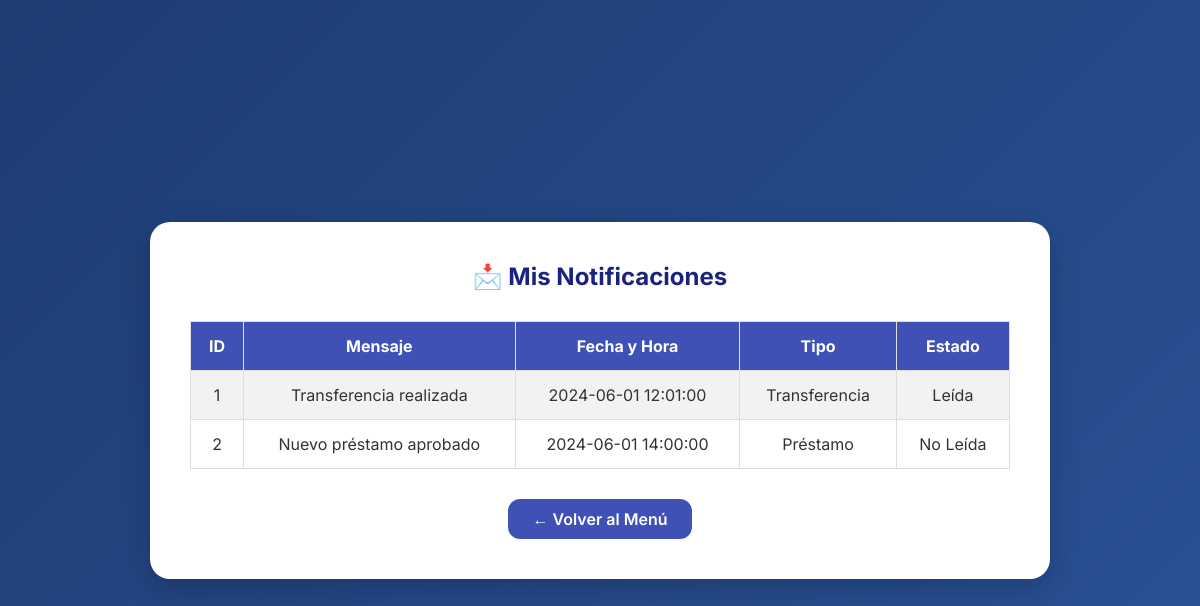
/notificaciones.php (signed in), run on the app's committed database.
### tables this page shows
CREATE TABLE NOTIFICACIONES (
  idNOTIFICACIONES INT NOT NULL AUTO_INCREMENT PRIMARY KEY,
  NOTIFICACIONES_mensaje VARCHAR(100),
  NOTIFICACIONES_fecha_y_hora DATETIME,
  NOTIFICACIONES_tipo_de_notificaciones VARCHAR(45),
  NOTIFICACIONES_estado VARCHAR(45),
  USUARIO_idUSUARIO INT,
  LOGIN_idLOGIN INT,
  FOREIGN KEY (USUARIO_idUSUARIO) REFERENCES USUARIO(idUSUARIO),
  FOREIGN KEY (LOGIN_idLOGIN) REFERENCES LOGIN(idLOGIN)
);

### notificaciones.php (the view, shortened to what this page needs)
<?php
include("conexion.php");
$usuario_id = $_SESSION["usuario_id"];
$sql = "SELECT idNOTIFICACIONES, NOTIFICACIONES_mensaje, NOTIFICACIONES_fecha_y_hora, NOTIFICACIONES_tipo_de_notificaciones, NOTIFICACIONES_estado
        FROM NOTIFICACIONES WHERE USUARIO_idUSUARIO = ?";
$stmt = $conexion->prepare($sql);
$stmt->bind_param("i", $usuario_id);
$stmt->execute();
$resultado = $stmt->get_result();
?>
<!DOCTYPE html>
<html lang="es">
<head>
</head>
<body>
    <div class="container">
        <h2>📩 Mis Notificaciones</h2>
        <table>
            <tr>
                <th>ID</th>
                <th>Mensaje</th>
                <th>Fecha y Hora</th>
                <th>Tipo</th>
                <th>Estado</th>
            </tr>
            <?php while ($fila = $resultado->fetch_assoc()) { ?>
                <tr>
                    <td><?= htmlspecialchars($fila['idNOTIFICACIONES']) ?></td>
                    <td><?= htmlspecialchars($fila['NOTIFICACIONES_mensaje']) ?></td>
                    <td><?= htmlspecialchars($fila['NOTIFICACIONES_fecha_y_hora']) ?></td>
                    <td><?= htmlspecialchars($fila['NOTIFICACIONES_tipo_de_notificaciones']) ?></td>
                    <td><?= htmlspecialchars($fila['NOTIFICACIONES_estado']) ?></td>
                </tr>
            <?php } ?>
        </table>
        <div class="volver">
            <a href="menu.php">← Volver al Menú</a>
        </div>
    </div>
</body>
</html>

### notificaciones.php (style rules this page uses)
* { margin: 0; padding: 0; box-sizing: border-box; }
body { font-family: 'Inter', sans-serif; background: linear-gradient(135deg, #1e3c72, #2a5298); color: #fff; min-height: 100vh; display: flex; justify-content: center; align-items: center; padding: 50px 20px; }
.container { background: white; color: #333; width: 100%; max-width: 900px; padding: 40px; border-radius: 20px; box-shadow: 0 10px 30px rgba(0,0,0,0.2); animation: fadeIn 1s ease-in; }
h2 { color: #1a237e; margin-bottom: 30px; text-align: center; }
table { width: 100%; border-collapse: collapse; margin-bottom: 30px; }
th, td { border: 1px solid #ddd; padding: 14px; font-size: 16px; text-align: center; }
th { background-color: #3f51b5; color: white; }
tr:nth-child(even) { background-color: #f2f2f2; }
a { display: inline-block; padding: 10px 25px; background-color: #3f51b5; color: white; text-decoration: none; border-radius: 12px; font-weight: 600; transition: background-color 0.3s ease; text-align: center; }
.volver { text-align: center; }

### data on the page
notificaciones: idNOTIFICACIONES "1", NOTIFICACIONES_mensaje "Transferencia realizada", NOTIFICACIONES_fecha_y_hora "2024-06-01 12:01:00", NOTIFICACIONES_tipo_de_notificaciones "Transferencia", NOTIFICACIONES_estado "Leída"
notificaciones: idNOTIFICACIONES "2", NOTIFICACIONES_mensaje "Nuevo préstamo aprobado", NOTIFICACIONES_fecha_y_hora "2024-06-01 14:00:00", NOTIFICACIONES_tipo_de_notificaciones "Préstamo", NOTIFICACIONES_estado "No Leída"
